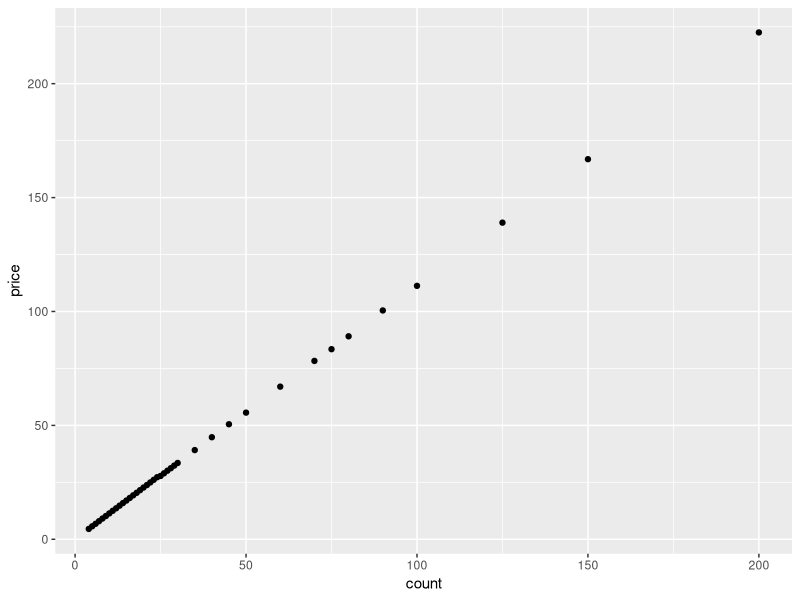
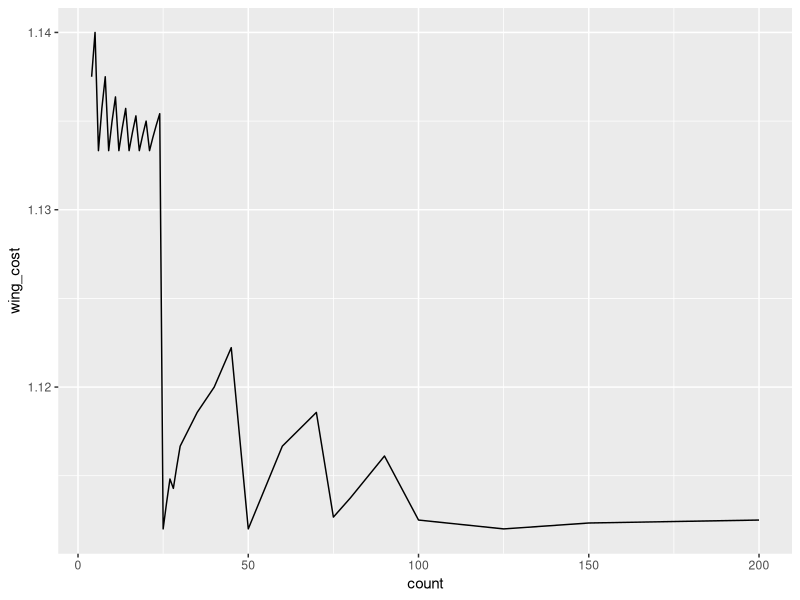
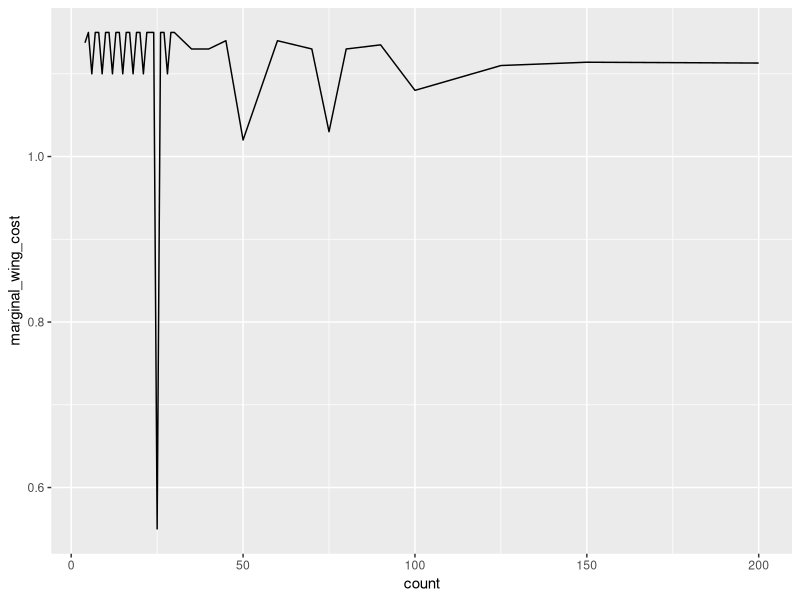

Write R code to recreate these figures, in order.
library(tidyverse)

wings <- tribble(
  ~count, ~price,
  4,   4.55,
  5,    5.7,
  6,    6.8,
  7,   7.95,
  8,    9.1,
  9,   10.2,
  10,  11.35,
  11,   12.5,
  12,   13.6,
  13,  14.75,
  14,   15.9,
  15,     17,
  16,  18.15,
  17,   19.3,
  18,   20.4,
  19,  21.55,
  20,   22.7,
  21,   23.8,
  22,  24.95,
  23,   26.1,
  24,  27.25,
  25,   27.8,
  26,  28.95,
  27,   30.1,
  28,   31.2,
  29,  32.35,
  30,   33.5,
  35,  39.15,
  40,   44.8,
  45,   50.5,
  50,   55.6,
  60,     67,
  70,   78.3,
  75,  83.45,
  80,   89.1,
  90, 100.45,
  100, 111.25,
  125,    139,
  150, 166.85,
  200,  222.5
)
wings <- wings %>%
  mutate(
    wing_cost = price/count,
    marginal_wing_cost =
      (price - lag(price, default = 0)) / (count - lag(count, default = 0))
  )

# sanity check
ggplot(wings, aes(x = count, y = price)) +
  geom_point()

# cost per wing against total wings bought
# https://twitter.com/dataandme/status/1056343232735571969
ggplot(wings, aes(x = count, y = wing_cost)) +
  geom_path()

# marginal wing price
# https://twitter.com/alistaire/status/1056531627445231621
ggplot(wings, aes(x = count, y = marginal_wing_cost)) +
  geom_path()
